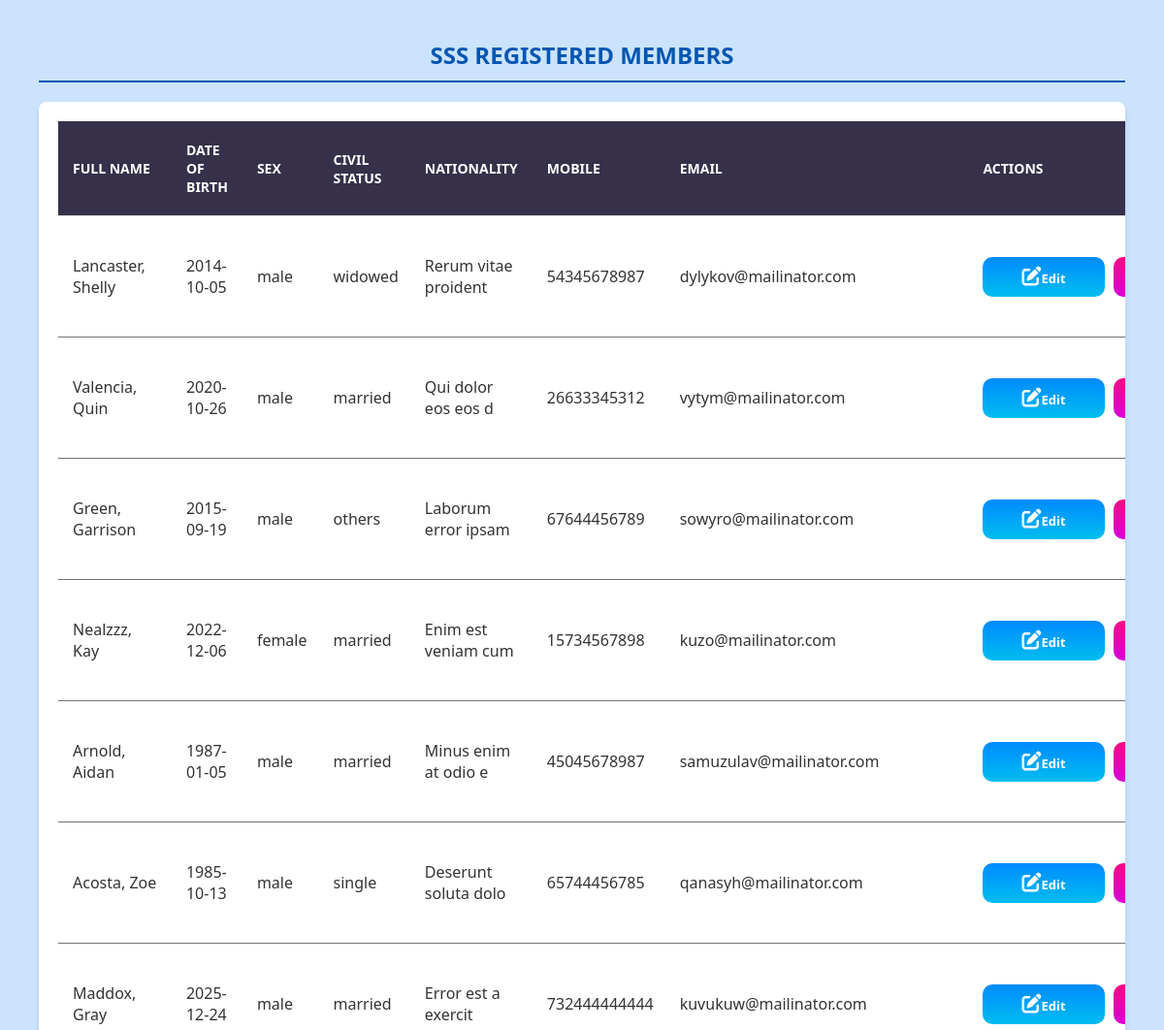
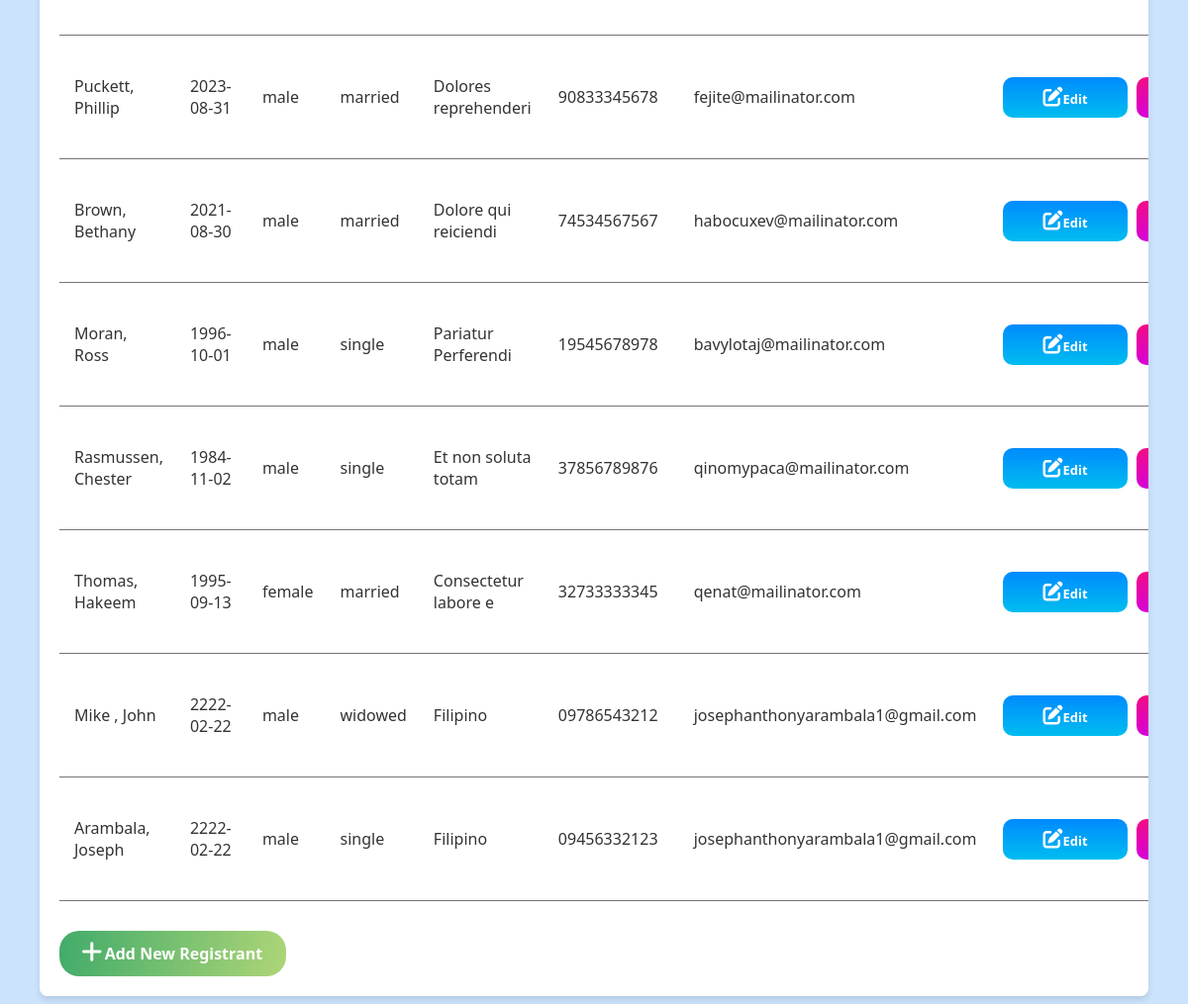
/view_list.php, run on the app's committed database (2 pictures, top to bottom).
### tables this page shows
CREATE TABLE `personal_data` (
  `reg_id` int(11) NOT NULL,
  `lastname` varchar(100) DEFAULT NULL,
  `firstname` varchar(100) DEFAULT NULL,
  `middlename` varchar(100) DEFAULT NULL,
  `suffix` varchar(50) DEFAULT NULL,
  `dob` date DEFAULT NULL,
  `gender` varchar(10) DEFAULT NULL,
  `civilstatus` varchar(20) DEFAULT NULL,
  `civil_status_reason` varchar(255) DEFAULT NULL,
  `tax_number` varchar(50) DEFAULT NULL,
  `nationality` varchar(50) DEFAULT NULL,
  `religion` varchar(50) DEFAULT NULL,
  `pob_city` varchar(255) DEFAULT NULL,
  `pob_country` varchar(255) DEFAULT NULL,
  `addr_rm_flr` varchar(100) DEFAULT NULL,
  `addr_house_lot` varchar(100) DEFAULT NULL,
  `addr_street` varchar(150) DEFAULT NULL,
  `addr_subdivision` varchar(150) DEFAULT NULL,
  `addr_brgy` varchar(150) DEFAULT NULL,
  `addr_city_muni` varchar(150) DEFAULT NULL,
  `addr_province` varchar(150) DEFAULT NULL,
  `addr_country` varchar(150) DEFAULT NULL,
  `addr_zip` varchar(20) DEFAULT NULL,
  `mobile` varchar(20) DEFAULT NULL,
  `email` varchar(100) DEFAULT NULL
);

### view_list.php (the view, shortened to what this page needs)
<?php
require "db.php";
$sql = "SELECT reg_id, lastname, firstname, dob, gender, civilstatus, nationality, email, mobile FROM personal_data ORDER BY reg_id DESC";
$stmt = $pdo->query($sql);
$registrants = $stmt->fetchAll();
?>
<!DOCTYPE html>
<html lang="en">
<head>
    <link rel="stylesheet" href="view_list.css">
</head>
<body>
    <h2>SSS REGISTERED MEMBERS</h2>
    <div class="table-container">
        <table>
            <thead>
                <tr>
                    <th>Full Name</th>
                    <th>Date of Birth</th>
                    <th>Sex</th>
                    <th>Civil Status</th>
                    <th>Nationality</th>
                    <th>Mobile</th>
                    <th>Email</th>
                    <th>Actions</th>
                </tr>
            </thead>
            <tbody>
                <?php foreach ($registrants as $row): ?>
                <tr class="trheader">
                    <td><?= htmlspecialchars($row['lastname'] . ", " . $row['firstname']) ?></td>
                    <td><?= htmlspecialchars($row['dob']) ?></td>
                    <td><?= htmlspecialchars($row['gender']) ?></td>
                    <td><?= htmlspecialchars($row['civilstatus']) ?></td>
                    <td><?= htmlspecialchars($row['nationality']) ?></td>
                    <td><?= htmlspecialchars($row['mobile']) ?></td>
                    <td><?= htmlspecialchars($row['email']) ?></td>
                    <td class="actions-cell">
                        <a href="index.php?edit_id=<?= $row['reg_id'] ?>" class="btn btn-edit"><i class="fa-solid fa-pen-to-square"></i>Edit</a>
                        <a href="delete.php?id=<?= $row['reg_id'] ?>"
                           class="btn btn-delete"
                           onclick="return confirm('Delete this record?')"><i class="fa-solid fa-delete-left"></i>Delete</a>
                    </td>
                </tr>
                <?php endforeach; ?>
            </tbody>
        </table>
     <a href="index.php" class="btn btn-add"><i class="fa-solid fa-plus"></i> Add New Registrant</a>
    </div>
</body>
</html>

### view_list.css (style rules this page uses)
body { font-family: "Segoe UI", Tahoma, Geneva, Verdana, sans-serif; margin: 40px; background-color: #cbe3fc; color: #333; }
h2 { text-align: center; color: #0056b3; border-bottom: 2px solid #0056b3; padding-bottom: 10px; margin-bottom: 20px; }
.table-container { background: white; padding: 20px; border-radius: 8px; box-shadow: 0 4px 6px rgba(0, 0, 0, 0.1); overflow-x: auto; }
table { width: 100%; border-collapse: collapse; margin-bottom: 20px; }
th { margin-bottom: 10px; padding: 12px 15px; text-align: left; border-bottom: 1px solid #ddd; }
td { padding: 40px 12px 40px 15px; text-align: left; }
th { padding-top: 20px; padding-bottom: 20px; background-color: #36304a; color: white; text-transform: uppercase; font-size: 14px; }
.trheader { border-bottom: 0.5px solid #747474; }
.btn { display: inline-block; padding: 8px 16px; text-decoration: none; border-radius: 4px; font-weight: bold; font-size: 13px; transition: background 0.3s ease; cursor: pointer; }
.btn-edit { border-radius: 10px; padding: 10px 40px 10px 40px; background-image: linear-gradient(180deg, #008bfe, #00bdef); color: white; margin-right: 5px; transition: all 0.3s ease-in-out; }
.fa-pen-to-square, .fa-delete-left { font-weight: 900; font-size: 20px; transition: all 0.3s ease-in-out; }
.btn-delete { border-radius: 10px; padding: 10px 40px 10px 40px; background-image: linear-gradient(180deg, #f20c84, #d601d9); color: white; margin-right: 5px; transition: all 0.3s ease-in-out; }
.btn-add { border-radius: 20px; background-image: linear-gradient(100deg, #41ab6a, #aed577); color: white; padding: 12px 24px; font-size: 16px; margin-top: 10px; transition: all 0.3s ease-in-out; }
.fa-plus { font-size: 20px; font-weight: 900; transition: all 0.3s ease-in-out; }
.fa-plus { scale: 1.2; }
.actions-cell { white-space: nowrap; }

### data on the page
personal_data: lastname+firstname "Lancaster, Shelly", dob "2014-10-05", gender "male", civilstatus "widowed", nationality "Rerum vitae proident", mobile "54345678987", email "dylykov@mailinator.com"
personal_data: lastname+firstname "Valencia, Quin", dob "2020-10-26", gender "male", civilstatus "married", nationality "Qui dolor eos eos d", mobile "26633345312", email "vytym@mailinator.com"
personal_data: lastname+firstname "Green, Garrison", dob "2015-09-19", gender "male", civilstatus "others", nationality "Laborum error ipsam", mobile "67644456789", email "sowyro@mailinator.com"
personal_data: lastname+firstname "Nealzzz, Kay", dob "2022-12-06", gender "female", civilstatus "married", nationality "Enim est veniam cum", mobile "15734567898", email "kuzo@mailinator.com"
personal_data: lastname+firstname "Arnold, Aidan", dob "1987-01-05", gender "male", civilstatus "married", nationality "Minus enim at odio e", mobile "45045678987", email "samuzulav@mailinator.com"
personal_data: lastname+firstname "Acosta, Zoe", dob "1985-10-13", gender "male", civilstatus "single", nationality "Deserunt soluta dolo", mobile "65744456785", email "qanasyh@mailinator.com"
personal_data: lastname+firstname "Maddox, Gray", dob "2025-12-24", gender "male", civilstatus "married", nationality "Error est a exercit", mobile "732444444444", email "kuvukuw@mailinator.com"
personal_data: lastname+firstname "Puckett, Phillip", dob "2023-08-31", gender "male", civilstatus "married", nationality "Dolores reprehenderi", mobile "90833345678", email "fejite@mailinator.com"
personal_data: lastname+firstname "Brown, Bethany", dob "2021-08-30", gender "male", civilstatus "married", nationality "Dolore qui reiciendi", mobile "74534567567", email "habocuxev@mailinator.com"
personal_data: lastname+firstname "Moran, Ross", dob "1996-10-01", gender "male", civilstatus "single", nationality "Pariatur Perferendi", mobile "19545678978", email "bavylotaj@mailinator.com"
personal_data: lastname+firstname "Rasmussen, Chester", dob "1984-11-02", gender "male", civilstatus "single", nationality "Et non soluta totam", mobile "37856789876", email "qinomypaca@mailinator.com"
personal_data: lastname+firstname "Thomas, Hakeem", dob "1995-09-13", gender "female", civilstatus "married", nationality "Consectetur labore e", mobile "32733333345", email "qenat@mailinator.com"
personal_data: lastname+firstname "Mike , John", dob "2222-02-22", gender "male", civilstatus "widowed", nationality "Filipino", mobile "09786543212", email "josephanthonyarambala1@gmail.com"
personal_data: lastname+firstname "Arambala, Joseph", dob "2222-02-22", gender "male", civilstatus "single", nationality "Filipino", mobile "09456332123", email "josephanthonyarambala1@gmail.com"
